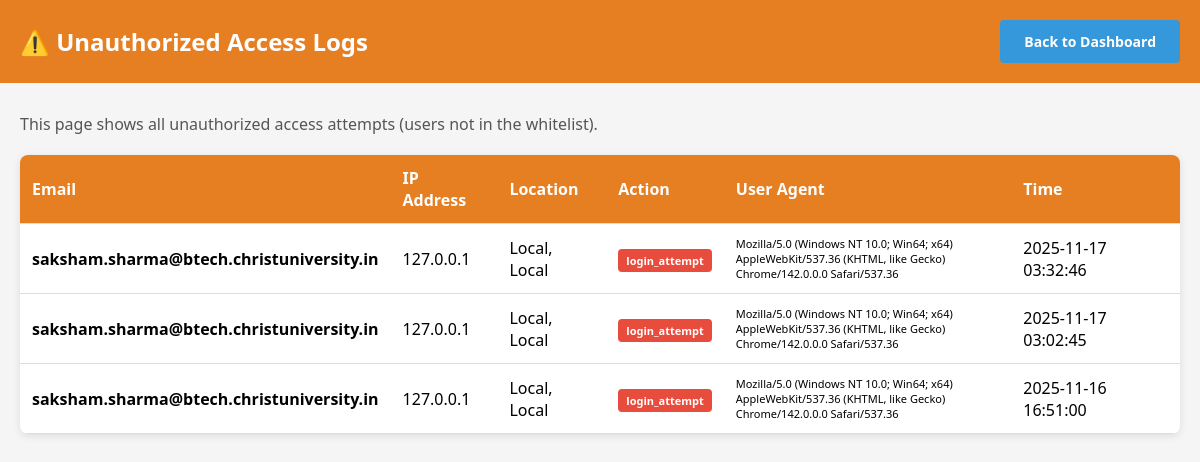
Page /admin/unauthorized-access (signed in) on the committed database.
### tables this page shows
CREATE TABLE unauthorized_access (
            id INTEGER PRIMARY KEY AUTOINCREMENT,
            email TEXT NOT NULL,
            ip_address TEXT,
            user_agent TEXT,
            attempt_time TIMESTAMP DEFAULT CURRENT_TIMESTAMP,
            action TEXT,
            location_city TEXT,
            location_country TEXT
        );

### app.py (the view)
@app.route('/admin/unauthorized-access')
@login_required
def admin_unauthorized_access():
    if current_user.email.lower() != ADMIN_EMAIL.lower():
        flash('Access denied. Admin access required.', 'error')
        return redirect(url_for('dashboard'))
    logs = get_unauthorized_access_logs(limit=200)
    return render_template('admin_unauthorized.html', logs=logs)

### app.py (called while the page is built)
@login_manager.user_loader
def load_user(user_id):
    user_data = get_user_by_id(user_id)
    if user_data:
        return User(user_data['id'], user_data['email'])
    return None

### database.py (called while the page is built)
def get_db():
    conn = sqlite3.connect(DB_NAME)
    conn.row_factory = sqlite3.Row
    return conn

def get_user_by_id(user_id):
    conn = get_db()
    cursor = conn.cursor()
    cursor.execute('SELECT * FROM users WHERE id = ?', (user_id,))
    user = cursor.fetchone()
    conn.close()
    return dict(user) if user else None

def get_unauthorized_access_logs(limit=100):
    conn = get_db()
    cursor = conn.cursor()
    cursor.execute('''
        SELECT * FROM unauthorized_access
        ORDER BY attempt_time DESC
        LIMIT ?
    ''', (limit,))
    logs = [dict(row) for row in cursor.fetchall()]
    conn.close()
    return logs

### templates/admin_unauthorized.html (shortened to what this page needs)
<!DOCTYPE html>
<html lang="en">
<head>
</head>
<body>
    <div class="header">
        <h1>⚠️ Unauthorized Access Logs</h1>
        <a href="{{ url_for('dashboard') }}" class="btn">Back to Dashboard</a>
    </div>
    <div class="container">
        <p style="margin-bottom: 20px; color: #555;">
            This page shows all unauthorized access attempts (users not in the whitelist).
        </p>
        {% if logs %}
        <table>
            <thead>
                <tr>
                    <th>Email</th>
                    <th>IP Address</th>
                    <th>Location</th>
                    <th>Action</th>
                    <th>User Agent</th>
                    <th>Time</th>
                </tr>
            </thead>
            <tbody>
                {% for log in logs %}
                <tr>
                    <td><strong>{{ log.email }}</strong></td>
                    <td>{{ log.ip_address }}</td>
                    <td>
                        {% if log.location_city %}
                            {{ log.location_city }}, {{ log.location_country }}
                        {% else %}
                            Unknown
                        {% endif %}
                    </td>
                    <td><span class="warning-badge">{{ log.action }}</span></td>
                    <td style="font-size: 11px; max-width: 300px; overflow: hidden; text-overflow: ellipsis;">{{ log.user_agent }}</td>
                    <td>{{ log.attempt_time }}</td>
                </tr>
                {% endfor %}
            </tbody>
        </table>
        {% else %}
        <div style="background: white; padding: 40px; text-align: center; border-radius: 8px; box-shadow: 0 2px 8px rgba(0,0,0,0.1);">
            <p style="color: #7f8c8d; font-size: 18px;">No unauthorized access attempts logged yet.</p>
        </div>
        {% endif %}
    </div>
</body>
</html>

### templates/admin_unauthorized.html (style rules this page uses)
* { margin: 0; padding: 0; box-sizing: border-box; }
body { font-family: 'Segoe UI', Tahoma, Geneva, Verdana, sans-serif; background: #f5f5f5; }
.header { background: #e67e22; color: white; padding: 20px; display: flex; justify-content: space-between; align-items: center; }
.header h1 { font-size: 24px; }
.container { max-width: 1400px; margin: 30px auto; padding: 0 20px; }
.btn { padding: 12px 24px; border: none; border-radius: 4px; font-size: 14px; font-weight: 600; cursor: pointer; text-decoration: none; display: inline-block; background: #3498db; color: white; }
table { width: 100%; background: white; border-collapse: collapse; box-shadow: 0 2px 8px rgba(0,0,0,0.1); border-radius: 8px; overflow: hidden; }
th, td { padding: 12px; text-align: left; border-bottom: 1px solid #ddd; }
th { background: #e67e22; color: white; font-weight: 600; }
.warning-badge { background: #e74c3c; color: white; padding: 4px 8px; border-radius: 4px; font-size: 11px; font-weight: 600; }

### rows in the picture
unauthorized_access: email "saksham.sharma@btech.christuniversity.in", ip_address "127.0.0.1", location_city "Local", location_country "Local", action "login_attempt", user_agent "Mozilla/5.0 (Windows NT 10.0; Win64; x64) AppleWebKit/537.36 (KHTML, like Gecko) Chrome/142.0.0.0 Safari/537.36", attempt_time "2025-11-17 03:32:46"
unauthorized_access: email "saksham.sharma@btech.christuniversity.in", ip_address "127.0.0.1", location_city "Local", location_country "Local", action "login_attempt", user_agent "Mozilla/5.0 (Windows NT 10.0; Win64; x64) AppleWebKit/537.36 (KHTML, like Gecko) Chrome/142.0.0.0 Safari/537.36", attempt_time "2025-11-17 03:02:45"
unauthorized_access: email "saksham.sharma@btech.christuniversity.in", ip_address "127.0.0.1", location_city "Local", location_country "Local", action "login_attempt", user_agent "Mozilla/5.0 (Windows NT 10.0; Win64; x64) AppleWebKit/537.36 (KHTML, like Gecko) Chrome/142.0.0.0 Safari/537.36", attempt_time "2025-11-16 16:51:00"
